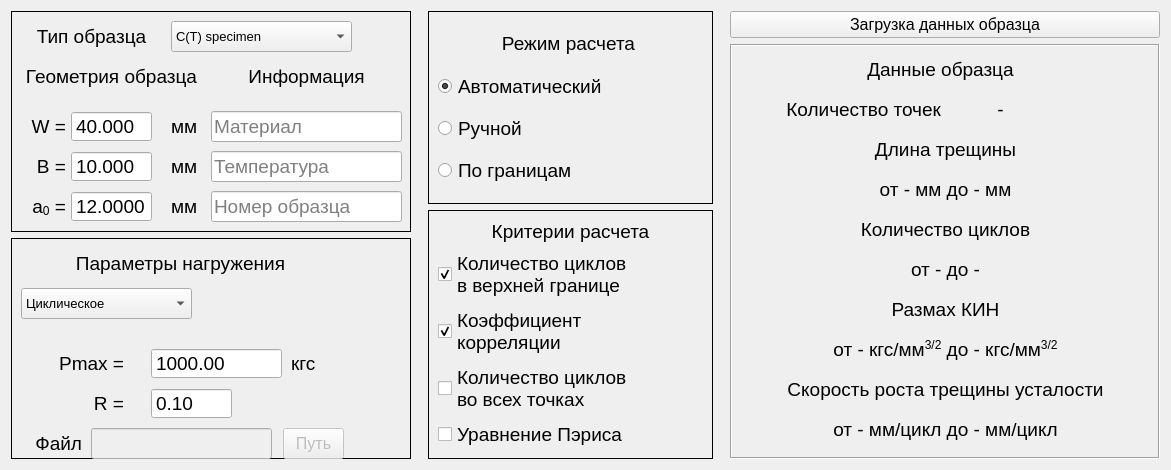
       <widget class="QWidget" name="horizontalLayoutWidget_4">
        <property name="geometry">
         <rect>
          <x>10</x>
          <y>50</y>
          <width>1171</width>
          <height>470</height>
         </rect>
        </property>
        <layout class="QHBoxLayout" name="horizontalLayout_4">
         <item>
          <layout class="QVBoxLayout" name="verticalLayout_5">
           <item>
            <widget class="QFrame" name="frame">
             <property name="minimumSize">
              <size>
               <width>400</width>
               <height>0</height>
              </size>
             </property>
             <property name="maximumSize">
              <size>
               <width>400</width>
               <height>16777215</height>
              </size>
             </property>
             <property name="font">
              <font>
               <pointsize>14</pointsize>
              </font>
             </property>
             <property name="frameShape">
              <enum>QFrame::Box</enum>
             </property>
             <widget class="QLabel" name="label_2">
              <property name="geometry">
               <rect>
                <x>10</x>
                <y>10</y>
                <width>141</width>
                <height>31</height>
               </rect>
              </property>
              <property name="text">
               <string>Тип образца</string>
              </property>
              <property name="alignment">
               <set>Qt::AlignCenter</set>
              </property>
             </widget>
             <widget class="QLabel" name="label_3">
              <property name="geometry">
               <rect>
                <x>10</x>
                <y>50</y>
                <width>181</width>
                <height>31</height>
               </rect>
              </property>
              <property name="text">
               <string>Геометрия образца</string>
              </property>
              <property name="alignment">
               <set>Qt::AlignCenter</set>
              </property>
             </widget>
             <widget class="QLabel" name="label_4">
              <property name="geometry">
               <rect>
                <x>14</x>
                <y>100</y>
                <width>41</width>
                <height>31</height>
               </rect>
              </property>
              <property name="text">
               <string>W =</string>
              </property>
              <property name="alignment">
               <set>Qt::AlignRight|Qt::AlignTrailing|Qt::AlignVCenter</set>
              </property>
             </widget>
             <widget class="QLabel" name="label_5">
              <property name="geometry">
               <rect>
                <x>14</x>
                <y>140</y>
                <width>41</width>
                <height>31</height>
               </rect>
              </property>
              <property name="text">
               <string>B =</string>
              </property>
              <property name="alignment">
               <set>Qt::AlignRight|Qt::AlignTrailing|Qt::AlignVCenter</set>
              </property>
             </widget>
             <widget class="QLabel" name="label_6">
              <property name="geometry">
               <rect>
                <x>14</x>
                <y>180</y>
                <width>41</width>
                <height>31</height>
               </rect>
              </property>
              <property name="text">
               <string>&lt;!DOCTYPE HTML PUBLIC &quot;-//W3C//DTD HTML 4.0//EN&quot; &quot;http://www.w3.org/TR/REC-html40/strict.dtd&quot;&gt;
&lt;html&gt;&lt;head&gt;&lt;meta name=&quot;qrichtext&quot; content=&quot;1&quot; /&gt;&lt;style type=&quot;text/css&quot;&gt;
p, li { white-space: pre-wrap; }
&lt;/style&gt;&lt;/head&gt;&lt;body style=&quot; font-family:'MS Shell Dlg 2'; font-size:7.8pt; font-weight:400; font-style:normal;&quot;&gt;
&lt;p align=&quot;right&quot; style=&quot; margin-top:12px; margin-bottom:12px; margin-left:0px; margin-right:0px; -qt-block-indent:0; text-indent:0px;&quot;&gt;&lt;span style=&quot; font-size:14pt;&quot;&gt;a&lt;/span&gt;&lt;span style=&quot; font-size:14pt; vertical-align:sub;&quot;&gt;0&lt;/span&gt;&lt;span style=&quot; font-size:14pt;&quot;&gt; =&lt;/span&gt;&lt;/p&gt;&lt;/body&gt;&lt;/html&gt;</string>
              </property>
             </widget>
             <widget class="QLabel" name="unit_w">
              <property name="geometry">
               <rect>
                <x>160</x>
                <y>100</y>
                <width>31</width>
                <height>31</height>
               </rect>
              </property>
              <property name="text">
               <string>мм</string>
              </property>
             </widget>
             <widget class="QLabel" name="unit_b">
              <property name="geometry">
               <rect>
                <x>160</x>
                <y>140</y>
                <width>31</width>
                <height>31</height>
               </rect>
              </property>
              <property name="text">
               <string>мм</string>
              </property>
             </widget>
             <widget class="QLabel" name="unit_a0">
              <property name="geometry">
               <rect>
                <x>160</x>
                <y>180</y>
                <width>31</width>
                <height>31</height>
               </rect>
              </property>
              <property name="text">
               <string>мм</string>
              </property>
             </widget>
             <widget class="QComboBox" name="Box_specimen_type">
              <property name="geometry">
               <rect>
                <x>160</x>
                <y>10</y>
                <width>181</width>
                <height>31</height>
               </rect>
              </property>
              <property name="font">
               <font>
                <pointsize>10</pointsize>
               </font>
              </property>
              <item>
               <property name="text">
                <string>C(T) specimen</string>
               </property>
              </item>
              <item>
               <property name="text">
                <string>SENB specimen</string>
               </property>
              </item>
              <item>
               <property name="text">
                <string>Load file SIF range</string>
               </property>
              </item>
             </widget>
             <widget class="QDoubleSpinBox" name="Edit_w_specimen">
              <property name="geometry">
               <rect>
                <x>60</x>
                <y>100</y>
                <width>81</width>
                <height>31</height>
               </rect>
              </property>
              <property name="font">
               <font>
                <pointsize>14</pointsize>
               </font>
              </property>
              <property name="buttonSymbols">
               <enum>QAbstractSpinBox::NoButtons</enum>
              </property>
              <property name="decimals">
               <number>3</number>
              </property>
              <property name="minimum">
               <double>0.001000000000000</double>
              </property>
              <property name="maximum">
               <double>600.000000000000000</double>
              </property>
              <property name="singleStep">
               <double>10.000000000000000</double>
              </property>
              <property name="value">
               <double>40.000000000000000</double>
              </property>
             </widget>
             <widget class="QDoubleSpinBox" name="Edit_B_specimen">
              <property name="geometry">
               <rect>
                <x>60</x>
                <y>140</y>
                <width>81</width>
                <height>31</height>
               </rect>
              </property>
              <property name="font">
               <font>
                <pointsize>14</pointsize>
               </font>
              </property>
              <property name="buttonSymbols">
               <enum>QAbstractSpinBox::NoButtons</enum>
              </property>
              <property name="decimals">
               <number>3</number>
              </property>
              <property name="minimum">
               <double>0.001000000000000</double>
              </property>
              <property name="maximum">
               <double>600.000000000000000</double>
              </property>
              <property name="value">
               <double>10.000000000000000</double>
              </property>
             </widget>
             <widget class="QDoubleSpinBox" name="Edit_a0_specimen">
              <property name="geometry">
               <rect>
                <x>60</x>
                <y>180</y>
                <width>81</width>
                <height>31</height>
               </rect>
              </property>
              <property name="font">
               <font>
                <pointsize>14</pointsize>
               </font>
              </property>
              <property name="buttonSymbols">
               <enum>QAbstractSpinBox::NoButtons</enum>
              </property>
              <property name="decimals">
               <number>4</number>
              </property>
              <property name="minimum">
               <double>0.000100000000000</double>
              </property>
              <property name="maximum">
               <double>600.000000000000000</double>
              </property>
              <property name="value">
               <double>12.000000000000000</double>
              </property>
             </widget>
             <widget class="QLabel" name="label_7">
              <property name="geometry">
               <rect>
                <x>200</x>
                <y>50</y>
                <width>191</width>
                <height>31</height>
               </rect>
              </property>
              <property name="text">
               <string>Информация</string>
              </property>
              <property name="alignment">
               <set>Qt::AlignCenter</set>
              </property>
             </widget>
             <widget class="QLineEdit" name="lineEdit_material">
              <property name="geometry">
               <rect>
                <x>200</x>
                <y>100</y>
                <width>191</width>
                <height>31</height>
               </rect>
              </property>
              <property name="text">
               <string/>
              </property>
              <property name="placeholderText">
               <string>Материал</string>
              </property>
             </widget>
             <widget class="QLineEdit" name="lineEdit_temperature">
              <property name="geometry">
               <rect>
                <x>200</x>
                <y>140</y>
                <width>191</width>
                <height>31</height>
               </rect>
              </property>
              <property name="text">
               <string/>
              </property>
              <property name="placeholderText">
               <string>Температура</string>
              </property>
             </widget>
             <widget class="QLineEdit" name="lineEdit_number_sp">
              <property name="geometry">
               <rect>
                <x>200</x>
                <y>180</y>
                <width>191</width>
                <height>31</height>
               </rect>
              </property>
              <property name="text">
               <string/>
              </property>
              <property name="placeholderText">
               <string>Номер образца</string>
              </property>
             </widget>
            </widget>
           </item>
           <item>
            <widget class="QFrame" name="frame_2">
             <property name="minimumSize">
              <size>
               <width>400</width>
               <height>0</height>
              </size>
             </property>
             <property name="maximumSize">
              <size>
               <width>400</width>
               <height>16777215</height>
              </size>
             </property>
             <property name="font">
              <font>
               <pointsize>14</pointsize>
              </font>
             </property>
             <property name="frameShape">
              <enum>QFrame::Box</enum>
             </property>
             <widget class="QLabel" name="label_18">
              <property name="geometry">
               <rect>
                <x>14</x>
                <y>10</y>
                <width>311</width>
                <height>31</height>
               </rect>
              </property>
              <property name="text">
               <string>Параметры нагружения</string>
              </property>
              <property name="alignment">
               <set>Qt::AlignCenter</set>
              </property>
             </widget>
             <widget class="QComboBox" name="Box_load_type">
              <property name="geometry">
               <rect>
                <x>10</x>
                <y>50</y>
                <width>171</width>
                <height>31</height>
               </rect>
              </property>
              <property name="font">
               <font>
                <pointsize>10</pointsize>
               </font>
              </property>
              <item>
               <property name="text">
                <string>Циклическое</string>
               </property>
              </item>
              <item>
               <property name="text">
                <string>Load file</string>
               </property>
              </item>
             </widget>
             <widget class="QLabel" name="label_19">
              <property name="geometry">
               <rect>
                <x>12</x>
                <y>110</y>
                <width>101</width>
                <height>31</height>
               </rect>
              </property>
              <property name="text">
               <string>Pmax =</string>
              </property>
              <property name="alignment">
               <set>Qt::AlignRight|Qt::AlignTrailing|Qt::AlignVCenter</set>
              </property>
             </widget>
             <widget class="QLabel" name="label_20">
              <property name="geometry">
               <rect>
                <x>12</x>
                <y>150</y>
                <width>101</width>
                <height>31</height>
               </rect>
              </property>
              <property name="text">
               <string>R =</string>
              </property>
              <property name="alignment">
               <set>Qt::AlignRight|Qt::AlignTrailing|Qt::AlignVCenter</set>
              </property>
             </widget>
             <widget class="QLabel" name="unit_p_max">
              <property name="geometry">
               <rect>
                <x>280</x>
                <y>110</y>
                <width>51</width>
                <height>31</height>
               </rect>
              </property>
              <property name="text">
               <string>кгс</string>
              </property>
             </widget>
             <widget class="QLabel" name="label_22">
              <property name="geometry">
               <rect>
                <x>10</x>
                <y>190</y>
                <width>61</width>
                <height>31</height>
               </rect>
              </property>
              <property name="text">
               <string>Файл</string>
              </property>
              <property name="textFormat">
               <enum>Qt::AutoText</enum>
              </property>
              <property name="alignment">
               <set>Qt::AlignRight|Qt::AlignTrailing|Qt::AlignVCenter</set>
              </property>
             </widget>
             <widget class="QPushButton" name="Button_file_load">
              <property name="enabled">
               <bool>false</bool>
              </property>
              <property name="geometry">
               <rect>
                <x>272</x>
                <y>190</y>
                <width>61</width>
                <height>31</height>
               </rect>
              </property>
              <property name="font">
               <font>
                <pointsize>12</pointsize>
               </font>
              </property>
              <property name="text">
               <string>Путь</string>
              </property>
             </widget>
             <widget class="QLineEdit" name="Edit_file_load">
              <property name="enabled">
               <bool>false</bool>
              </property>
              <property name="geometry">
               <rect>
                <x>80</x>
                <y>190</y>
                <width>181</width>
                <height>31</height>
               </rect>
              </property>
              <property name="font">
               <font>
                <pointsize>10</pointsize>
               </font>
              </property>
             </widget>
             <widget class="QDoubleSpinBox" name="Edit_Pmax_load">
              <property name="geometry">
               <rect>
                <x>140</x>
                <y>110</y>
                <width>131</width>
                <height>31</height>
               </rect>
              </property>
              <property name="font">
               <font>
                <pointsize>14</pointsize>
               </font>
              </property>
              <property name="buttonSymbols">
               <enum>QAbstractSpinBox::NoButtons</enum>
              </property>
              <property name="minimum">
               <double>0.010000000000000</double>
              </property>
              <property name="maximum">
               <double>1000000.000000000000000</double>
              </property>
              <property name="value">
               <double>1000.000000000000000</double>
              </property>
             </widget>
             <widget class="QDoubleSpinBox" name="Edit_R_load">
              <property name="geometry">
               <rect>
                <x>140</x>
                <y>150</y>
                <width>81</width>
                <height>31</height>
               </rect>
              </property>
              <property name="font">
               <font>
                <pointsize>14</pointsize>
               </font>
              </property>
              <property name="buttonSymbols">
               <enum>QAbstractSpinBox::NoButtons</enum>
              </property>
              <property name="minimum">
               <double>0.010000000000000</double>
              </property>
              <property name="maximum">
               <double>0.990000000000000</double>
              </property>
              <property name="singleStep">
               <double>0.100000000000000</double>
              </property>
              <property name="value">
               <double>0.100000000000000</double>
              </property>
             </widget>
            </widget>
           </item>
          </layout>
         </item>
         <item>
          <spacer name="horizontalSpacer_4">
           <property name="orientation">
            <enum>Qt::Horizontal</enum>
           </property>
           <property name="sizeHint" stdset="0">
            <size>
             <width>40</width>
             <height>20</height>
            </size>
           </property>
          </spacer>
         </item>
         <item>
          <layout class="QVBoxLayout" name="verticalLayout_4">
           <item>
            <widget class="QFrame" name="frame_3">
             <property name="minimumSize">
              <size>
               <width>285</width>
               <height>0</height>
              </size>
             </property>
             <property name="maximumSize">
              <size>
               <width>285</width>
               <height>16777215</height>
              </size>
             </property>
             <property name="font">
              <font>
               <pointsize>14</pointsize>
              </font>
             </property>
             <property name="frameShape">
              <enum>QFrame::Box</enum>
             </property>
             <layout class="QVBoxLayout" name="verticalLayout">
              <item>
               <widget class="QLabel" name="label_23">
                <property name="sizePolicy">
                 <sizepolicy hsizetype="Fixed" vsizetype="Fixed">
                  <horstretch>0</horstretch>
                  <verstretch>0</verstretch>
                 </sizepolicy>
                </property>
                <property name="minimumSize">
                 <size>
                  <width>261</width>
                  <height>31</height>
                 </size>
                </property>
                <property name="text">
                 <string>Режим расчета</string>
                </property>
                <property name="alignment">
                 <set>Qt::AlignCenter</set>
                </property>
               </widget>
              </item>
              <item>
               <widget class="QRadioButton" name="Button_auto_type">
                <property name="enabled">
                 <bool>true</bool>
                </property>
                <property name="mouseTracking">
                 <bool>false</bool>
                </property>
                <property name="autoFillBackground">
                 <bool>false</bool>
                </property>
                <property name="text">
                 <string>Автоматический</string>
                </property>
                <property name="checked">
                 <bool>true</bool>
                </property>
               </widget>
              </item>
              <item>
               <widget class="QRadioButton" name="Button_manual_type">
                <property name="text">
                 <string>Ручной</string>
                </property>
               </widget>
              </item>
              <item>
               <widget class="QRadioButton" name="Button_borders_type">
                <property name="text">
                 <string>По границам</string>
                </property>
               </widget>
              </item>
             </layout>
            </widget>
           </item>
           <item>
            <widget class="QFrame" name="frame_4">
             <property name="sizePolicy">
              <sizepolicy hsizetype="Preferred" vsizetype="Preferred">
               <horstretch>0</horstretch>
               <verstretch>0</verstretch>
              </sizepolicy>
             </property>
             <property name="minimumSize">
              <size>
               <width>285</width>
               <height>0</height>
              </size>
             </property>
             <property name="maximumSize">
              <size>
               <width>285</width>
               <height>16777215</height>
              </size>
             </property>
             <property name="font">
              <font>
               <pointsize>14</pointsize>
              </font>
             </property>
             <property name="frameShape">
              <enum>QFrame::Box</enum>
             </property>
             <layout class="QVBoxLayout" name="verticalLayout_2">
              <item>
               <widget class="QLabel" name="label_24">
                <property name="minimumSize">
                 <size>
                  <width>261</width>
                  <height>23</height>
                 </size>
                </property>
                <property name="text">
                 <string>Критерии расчета</string>
                </property>
                <property name="alignment">
                 <set>Qt::AlignCenter</set>
                </property>
               </widget>
              </item>
              <item>
               <widget class="QCheckBox" name="Box_cycle_end_criteria">
                <property name="text">
                 <string>Количество циклов
в верхней границе</string>
                </property>
                <property name="checkable">
                 <bool>true</bool>
                </property>
                <property name="checked">
                 <bool>true</bool>
                </property>
               </widget>
              </item>
              <item>
               <widget class="QCheckBox" name="Box_R_square_criteria">
                <property name="text">
                 <string>Коэффициент
корреляции</string>
                </property>
                <property name="checkable">
                 <bool>true</bool>
                </property>
                <property name="checked">
                 <bool>true</bool>
                </property>
               </widget>
              </item>
              <item>
               <widget class="QCheckBox" name="Box_cycle_all_criteria">
                <property name="text">
                 <string>Количество циклов
во всех точках</string>
                </property>
               </widget>
              </item>
              <item>
               <widget class="QCheckBox" name="Box_comparison_criteria">
                <property name="text">
                 <string>Уравнение Пэриса</string>
                </property>
               </widget>
              </item>
             </layout>
            </widget>
           </item>
          </layout>
         </item>
         <item>
          <spacer name="horizontalSpacer_2">
           <property name="orientation">
            <enum>Qt::Horizontal</enum>
           </property>
           <property name="sizeHint" stdset="0">
            <size>
             <width>40</width>
             <height>20</height>
            </size>
           </property>
          </spacer>
         </item>
         <item>
          <layout class="QVBoxLayout" name="verticalLayout_6">
           <item>
            <widget class="QPushButton" name="Button_create_specimen">
             <property name="enabled">
              <bool>true</bool>
             </property>
             <property name="minimumSize">
              <size>
               <width>430</width>
               <height>0</height>
              </size>
             </property>
             <property name="maximumSize">
              <size>
               <width>430</width>
               <height>16777215</height>
              </size>
             </property>
             <property name="font">
              <font>
               <pointsize>12</pointsize>
              </font>
             </property>
             <property name="text">
              <string>Загрузка данных образца</string>
             </property>
            </widget>
           </item>
           <item>
            <widget class="QFrame" name="frame_5">
             <property name="minimumSize">
              <size>
               <width>430</width>
               <height>0</height>
              </size>
             </property>
             <property name="maximumSize">
              <size>
               <width>430</width>
               <height>16777215</height>
              </size>
             </property>
             <property name="font">
              <font>
               <pointsize>14</pointsize>
              </font>
             </property>
             <property name="frameShape">
              <enum>QFrame::Box</enum>
             </property>
             <property name="frameShadow">
              <enum>QFrame::Sunken</enum>
             </property>
             <widget class="QLabel" name="label_25">
              <property name="geometry">
               <rect>
                <x>10</x>
                <y>10</y>
                <width>401</width>
                <height>31</height>
               </rect>
              </property>
              <property name="text">
               <string>Данные образца</string>
              </property>
              <property name="alignment">
               <set>Qt::AlignCenter</set>
              </property>
             </widget>
             <widget class="QLabel" name="label_26">
              <property name="geometry">
               <rect>
                <x>10</x>
                <y>50</y>
                <width>201</width>
                <height>31</height>
               </rect>
              </property>
              <property name="text">
               <string>Количество точек</string>
              </property>
              <property name="alignment">
               <set>Qt::AlignRight|Qt::AlignTrailing|Qt::AlignVCenter</set>
              </property>
             </widget>
             <widget class="QLabel" name="label_27">
              <property name="geometry">
               <rect>
                <x>10</x>
                <y>90</y>
                <width>411</width>
                <height>31</height>
               </rect>
              </property>
              <property name="text">
               <string>Длина трещины</string>
              </property>
              <property name="alignment">
               <set>Qt::AlignCenter</set>
              </property>
             </widget>
             <widget class="QLabel" name="label_28">
              <property name="geometry">
               <rect>
                <x>10</x>
                <y>250</y>
                <width>411</width>
                <height>31</height>
               </rect>
              </property>
              <property name="text">
               <string>Размах КИН</string>
              </property>
              <property name="alignment">
               <set>Qt::AlignCenter</set>
              </property>
             </widget>
             <widget class="QLabel" name="label_29">
              <property name="geometry">
               <rect>
                <x>10</x>
                <y>330</y>
                <width>411</width>
                <height>31</height>
               </rect>
              </property>
              <property name="text">
               <string>Скорость роста трещины усталости</string>
              </property>
              <property name="alignment">
               <set>Qt::AlignCenter</set>
              </property>
             </widget>
             <widget class="QLabel" name="label_30">
              <property name="geometry">
               <rect>
                <x>10</x>
                <y>170</y>
                <width>411</width>
                <height>31</height>
               </rect>
              </property>
              <property name="text">
               <string>Количество циклов</string>
              </property>
              <property name="alignment">
               <set>Qt::AlignCenter</set>
              </property>
             </widget>
             <widget class="QLabel" name="label_num_point_specimen">
              <property name="geometry">
               <rect>
                <x>230</x>
                <y>50</y>
                <width>81</width>
                <height>31</height>
               </rect>
              </property>
              <property name="text">
               <string>-</string>
              </property>
              <property name="alignment">
               <set>Qt::AlignCenter</set>
              </property>
             </widget>
             <widget class="QLabel" name="label_length_specimen">
              <property name="geometry">
               <rect>
                <x>10</x>
                <y>130</y>
                <width>411</width>
                <height>31</height>
               </rect>
              </property>
              <property name="text">
               <string>от - мм до - мм</string>
              </property>
              <property name="alignment">
               <set>Qt::AlignCenter</set>
              </property>
             </widget>
             <widget class="QLabel" name="label_num_cycle_specimen">
              <property name="geometry">
               <rect>
                <x>10</x>
                <y>210</y>
                <width>411</width>
                <height>31</height>
               </rect>
              </property>
              <property name="text">
               <string>от - до -</string>
              </property>
              <property name="alignment">
               <set>Qt::AlignCenter</set>
              </property>
             </widget>
             <widget class="QLabel" name="label_SIF_specimen">
              <property name="geometry">
               <rect>
                <x>10</x>
                <y>290</y>
                <width>411</width>
                <height>31</height>
               </rect>
              </property>
              <property name="font">
               <font>
                <pointsize>14</pointsize>
               </font>
              </property>
              <property name="text">
               <string>от - кгс/мм&lt;sup&gt;3/2&lt;/sup&gt; до - кгс/мм&lt;sup&gt;3/2&lt;/sup&gt;</string>
              </property>
              <property name="alignment">
               <set>Qt::AlignCenter</set>
              </property>
             </widget>
             <widget class="QLabel" name="label_cgr_specimen">
              <property name="geometry">
               <rect>
                <x>10</x>
                <y>370</y>
                <width>411</width>
                <height>31</height>
               </rect>
              </property>
              <property name="text">
               <string>от - мм/цикл до - мм/цикл</string>
              </property>
              <property name="alignment">
               <set>Qt::AlignCenter</set>
              </property>
             </widget>
            </widget>
           </item>
          </layout>
         </item>
        </layout>
       </widget>
